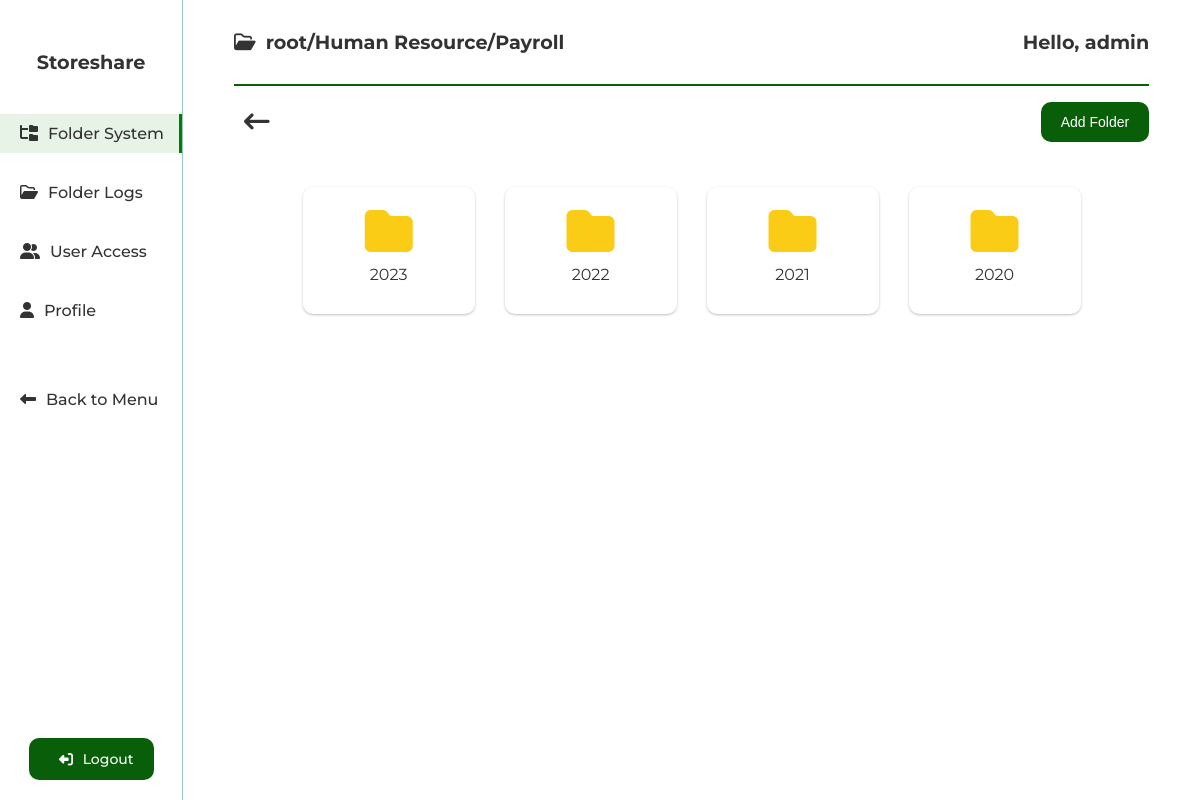
Page /storeshare-admin/folder.php?path=root/Human Resource/Payroll (signed in) on the committed database.
### tables this page shows
CREATE TABLE `folder_relation_table` (
  `subfolder_id` int(11) NOT NULL,
  `folder_path_name` varchar(255) NOT NULL,
  `folder_name` varchar(255) NOT NULL,
  `parent_folder_id` int(11) NOT NULL
);

### storeshare-admin/folder.php (the view, shortened to what this page needs)
<?php
    include ("../config/db_config.php");
    $currentPath = htmlspecialchars($_GET["path"]);
    $previousPath = getPreviousPath($currentPath);
    $sql = "SELECT folder_id FROM folder_table WHERE folder_path_name='$currentPath'";
    $result = mysqli_query($conn, $sql);
    $currentDirectory = mysqli_fetch_assoc($result);
    $currentDirectory = $currentDirectory["folder_id"];
    $sql = "SELECT * FROM folder_relation_table WHERE parent_folder_id='$currentDirectory'";
    $result = mysqli_query($conn, $sql);
    if(mysqli_num_rows($result) > 0){
        $folders = mysqli_fetch_all($result, MYSQLI_ASSOC);
    }
    function getPreviousPath($currentPath){
        include("../config/db_config.php");
        $sql = "SELECT parent_folder_id FROM folder_relation_table WHERE folder_path_name='$currentPath'";
        $result = mysqli_query($conn, $sql);
        if(mysqli_num_rows($result) > 0){
            $parentFolderId = mysqli_fetch_assoc($result);
            $parentFolderId = $parentFolderId["parent_folder_id"];
            $sql = "SELECT folder_path_name FROM folder_table WHERE folder_id='$parentFolderId'";
            $result = mysqli_query($conn, $sql);
            $previousPath = mysqli_fetch_assoc($result);
            $previousPath = $previousPath["folder_path_name"];
            if($parentFolderId==1){
                return "root.php";
            }
            else{
                return "folder.php?path=".$previousPath;
            }
        }
    }
?>
<!DOCTYPE html>
<html lang="en">
  <head>
    <link rel="stylesheet" href="../CSS/style.css" />
    <link rel="stylesheet" href="../CSS/utilities.css" />
    <link
      rel="stylesheet"
      href="https://cdnjs.cloudflare.com/ajax/libs/font-awesome/6.4.2/css/all.min.css"
    />
  </head>
  <body>
    <?php include("storeshare-admin-sidebar.php") ?>
    <section class="main-dashboard bg-light-primary">
        <div class="container">
            <div id="top-header" class="flex flex-just-sb ">
                <h2 class="txt-md"><i class="fa-regular fa-folder-open mr-1"></i><?php echo $currentPath?></h2>
                <h1 class="txt-md my-3">Hello, <?php echo $username?></h1>
            </div>
            <div class="py-1 flex flex-just-sb">
                <div class="m-1 txt-lg"> <a href="<?php echo $previousPath?>"><i class="fa-solid fa-arrow-left-long clickable"></i></a></div>
                <button id="add-folder" class="btn btn-primary">Add Folder</button>
            </div>
            <?php if(!empty($folders)): ?>
                <div id="folder-container">
                <?php foreach ($folders as $folder): ?>
                    <a href="folder.php?path=<?php echo $folder["folder_path_name"]?>" class="folder-item flex flex-column">
                        <i class="fa-solid fa-folder txt-lg folder-icon"></i>
                        <p id="" class="txt-sm"><?php echo $folder["folder_name"]; ?></p>
                    </a>
                <?php endforeach;?>
                </div>
                <?php else: ?>
                    <div class="flex-column my-4">
                        <h4>No contents available.</h4>
                    </div>
            <?php endif;?>
        </div>
    </section>
  </body>
</html>

### CSS/style.css (style rules this page uses)
* { box-sizing: border-box; margin: 0; padding: 0; }
body { height: 100vh; font-family: "Montserrat", sans-serif; color: #333333; background: #edf2f4; display: flex; }
a { text-decoration: none; color: #333333; }
h1, h2, h3, h4 { margin: 10px 0; }
p { margin: 10px 0; }
.txt-lg { font-size: 1.6rem; }
.txt-md { font-size: 1.2rem; }
.txt-sm { font-size: 1rem; }
.btn { display: inline-block; padding: 12px 20px; border: none; font-size: 14px; font-weight: 500; border-radius: 10px; cursor: pointer; transition: all 200ms ease-in-out; }
.main-dashboard { position: relative; max-height: 100vh; width: 100%; overflow-y: hidden; }
#top-header { border-bottom: 2px solid rgb(9, 95, 9); }
#folder-container { width: 85%; margin: 0 auto; margin-top: 30px; display: grid; grid-template-columns: repeat(4, 2fr); grid-gap: 30px; }
.folder-item { border-radius: 10px; padding: 20px 20px; box-shadow: 0 1px 3px 0 rgb(0 0 0 / 0.2), 0 1px 2px -1px rgb(0 0 0 / 0.2); text-align: center; }
.folder-item { cursor: pointer; transition: all 0.2s ease-in; }
.folder-icon { font-size: 48px; color: rgb(250 204 21); }

### CSS/utilities.css (style rules this page uses)
.container { width: 90%; margin: 0 auto; }
.flex { display: flex; justify-content: center; align-items: center; width: 100%; }
.flex-column { display: flex; flex-direction: column; justify-content: center; align-items: center; width: 100%; height: 100%; }
.flex-just-sb { justify-content: space-between; }
.btn-primary { background: rgb(9, 95, 9); color: #fff; }
.clickable { cursor: pointer; }
.bg-light-primary { background: #fff; }
.m-1 { margin: 10px; }
.my-3 { margin: 30px 0; }
.mr-1 { margin-right: 10px; }
.py-1 { padding: 10px 0; }

### rows in the picture
folder_relation_table: folder_name "2023"
folder_relation_table: folder_name "2022"
folder_relation_table: folder_name "2021"
folder_relation_table: folder_name "2020"

### other values in the picture
$currentPath "root/Human Resource/Payroll"
$username "admin"
